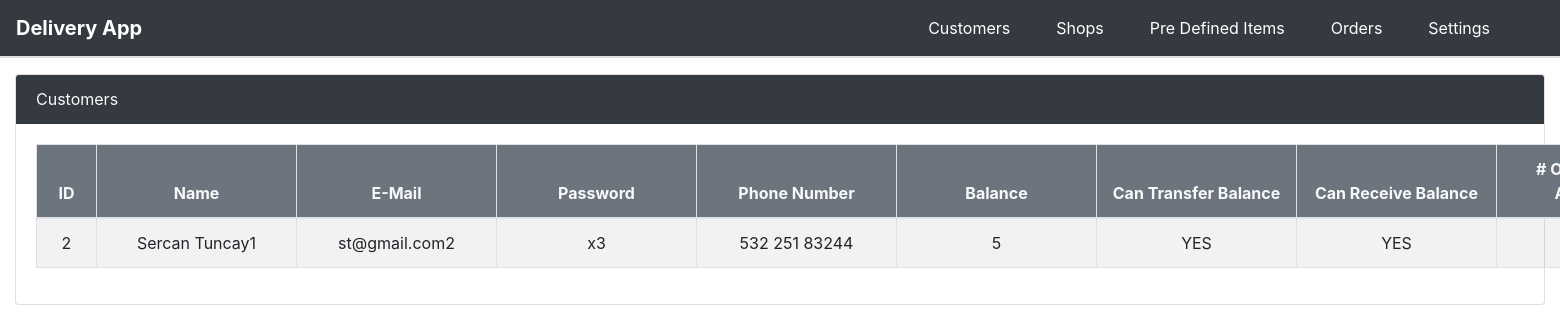
The page /listCustomers.php (signed in) on the database its author committed.
### tables this page shows
CREATE TABLE `customers` (
  `id` int(11) NOT NULL AUTO_INCREMENT,
  `cust_name` varchar(255) DEFAULT '',
  `cust_em` varchar(255) DEFAULT '',
  `cust_pw` varchar(255) DEFAULT '',
  `cust_tel` varchar(255) DEFAULT '',
  `cust_balance` varchar(255) DEFAULT NULL,
  `can_transfer_balance` varchar(255) DEFAULT NULL,
  `can_receive_balance` varchar(255) DEFAULT NULL,
  PRIMARY KEY (`id`)
);

### listCustomers.php (the view, shortened to what this page needs)
<?php
include 'func.php';
$c = getDB();
$rs = qWMR("select c.id, c.cust_name, c.cust_em, c.cust_pw, c.cust_tel, c.cust_balance, c.can_transfer_balance, c.can_receive_balance, (select count(*) from customer_addresses where cust_id = c.id) as 'adr_cnt' from customers c", null, $c);
?>
<div class="row mt-3">
    <div class="col-12">
        <div class="card">
            <div class="card-header bg-dark text-light">Customers</div>
            <div class="card-body">
                <table id="tbl" class="table table-bordered table-hover table-striped">
                    <thead class="bg-secondary text-light">
                        <tr>
                            <th class='text-center id'>ID</th>
                            <th class='text-center'>Name</th>
                            <th class='text-center'>E-Mail</th>
                            <th class='text-center'>Password</th>
                            <th class='text-center'>Phone Number</th>
                            <th class='text-center'>Balance</th>
                            <th class='text-center'>Can Transfer Balance</th>
                            <th class='text-center'>Can Receive Balance</th>
                            <th class='text-center'># Of Registered Addresses</th>
                        </tr>
                    </thead>
                    <tbody>
                        <?php
                        foreach($rs as $r)
                        {
                            ?>
                        <tr>
                        <td class='id text-center' style="vertical-align: middle"><?=$r['id'];?></td>
                        <td class='text-center' style="vertical-align: middle"><?=$r['cust_name'];?></td>
                        <td class='text-center' style="vertical-align: middle"><?=$r['cust_em'];?></td>
                        <td class='text-center' style="vertical-align: middle"><?=$r['cust_pw'];?></td>
                        <td class='text-center' style="vertical-align: middle"><?=$r['cust_tel'];?></td>
                        <td class='text-center' style="vertical-align: middle"><?=$r['cust_balance'];?></td>
                        <td class='text-center' style="vertical-align: middle"><?=$r['can_transfer_balance'];?></td>
                        <td class='text-center' style="vertical-align: middle"><?=$r['can_receive_balance'];?></td>
                        <td class='text-center' style="vertical-align: middle"><?=$r['adr_cnt'];?></td>
                        </tr>
                            <?php
                        }
                        ?>
                    </tbody>
                </table>
            </div>
        </div>
    </div>
</div>

### listCustomers.php (style rules this page uses)
th, td { min-width: 200px !important; max-width : 400px !important }
th.id, td.id { min-width: 60px !important }

### rows shown on the page
customers: id "2", cust_name "Sercan Tuncay1", cust_em "st@gmail.com2", cust_pw "x3", cust_tel "532 251 83244", cust_balance "5", can_transfer_balance "YES", can_receive_balance "YES"
